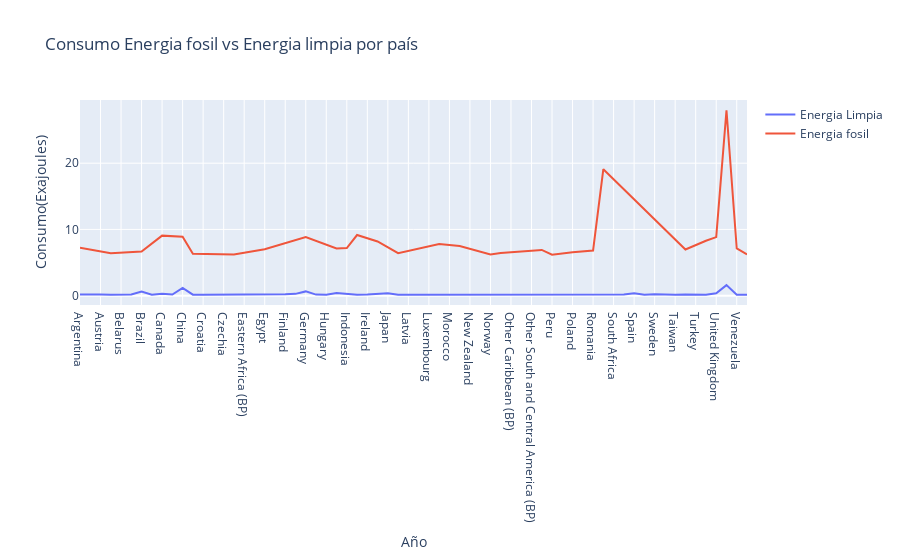

Here is the notebook cell this chart was saved with:
### Code cell
fig = go.Figure()
fig.add_trace(go.Scatter(x=todas_lim_pais.index, y=todas_lim_pais['total_consumo'],
                    mode='lines',
                    name='Energia Limpia' ))
fig.add_trace(go.Scatter(x=ene_fosil_consumo_total_pais.index, y=ene_fosil_consumo_total_pais['Total_Consumo'],
                    mode='lines',
                    name='Energia fosil'))
fig.update_layout(title='Consumo Energia fosil vs Energia limpia por país',
                   xaxis_title='Año',
                   yaxis_title='Consumo(Exajoules)')
#st.plotly(fig, use_container_width=True)
fig.show()

### Figure 1 — Plotly figure (JSON) as saved in the notebook; plotly's stock layout.template omitted (floating-point values rounded to 4 significant figures)
{"data": [{"mode": "lines", "name": "Energia Limpia", "type": "scatter", "x": ["Argentina", "Australia", "Austria", "Azerbaijan", "Belarus", "Belgium", "Brazil", "Bulgaria", "Canada", "Chile", "China", "Colombia", "Croatia", "Cyprus", "Czechia", "Denmark", "Eastern Africa (BP)", "Ecuador", "Egypt", "Estonia", "Finland", "France", "Germany", "Greece", "Hungary", "India", "Indonesia", "Iran", "Ireland", "Italy", "Japan", "Kazakhstan", "Latvia", "Lithuania", "Luxembourg", "Mexico", "Morocco", "Netherlands", "New Zealand", "North Macedonia", "Norway", "Oman", "Other Caribbean (BP)", "Other South America (BP)", "Other South and Central America (BP)", "Pakistan", "Peru", "Philippines", "Poland", "Portugal", "Romania", "Russia", "South Africa", "South Korea", "Spain", "Sri Lanka", "Sweden", "Switzerland", "Taiwan", "Thailand", "Turkey", "Ukraine", "United Kingdom", "United States", "Venezuela", "Vietnam"], "y": [0.1613, 0.2091, 0.1783, 0.1385, 0.1391, 0.18, 0.611, 0.1465, 0.2722, 0.1746, 1.159, 0.1522, 0.1419, 0.1393, 0.1608, 0.2029, 0.1587, 0.1397, 0.1472, 0.1428, 0.2076, 0.2743, 0.642, 0.1624, 0.151, 0.3853, 0.2143, 0.1398, 0.1584, 0.313, 0.3684, 0.1396, 0.1406, 0.1424, 0.1404, 0.2027, 0.1455, 0.2, 0.1722, 0.1385, 0.1517, 0.1384, 0.1594, 0.1532, 0.175, 0.1444, 0.1468, 0.1944, 0.1942, 0.1865, 0.1553, 0.1428, 0.1559, 0.1908, 0.3533, 0.1396, 0.2318, 0.1493, 0.1565, 0.1876, 0.1958, 0.1456, 0.3489, 1.594, 0.1384, 0.1469]}, {"mode": "lines", "name": "Energia fosil", "type": "scatter", "x": ["Argentina", "Australia", "Azerbaijan", "Brazil", "Canada", "China", "Colombia", "Denmark", "Egypt", "Germany", "India", "Indonesia", "Iran", "Italy", "Kazakhstan", "Mexico", "Netherlands", "Norway", "Oman", "Pakistan", "Peru", "Poland", "Romania", "Russia", "Thailand", "Ukraine", "United Kingdom", "United States", "Venezuela", "Vietnam"], "y": [7.235, 6.955, 6.41, 6.665, 9.062, 8.909, 6.327, 6.208, 7.018, 8.866, 7.132, 7.181, 9.155, 8.187, 6.42, 7.807, 7.492, 6.209, 6.444, 6.904, 6.182, 6.569, 6.82, 19.09, 6.973, 8.292, 8.842, 27.99, 7.122, 6.227]}], "layout": {"title": {"text": "Consumo Energia fosil vs Energia limpia por país"}, "xaxis": {"title": {"text": "Año"}}, "yaxis": {"title": {"text": "Consumo(Exajoules)"}}}}
